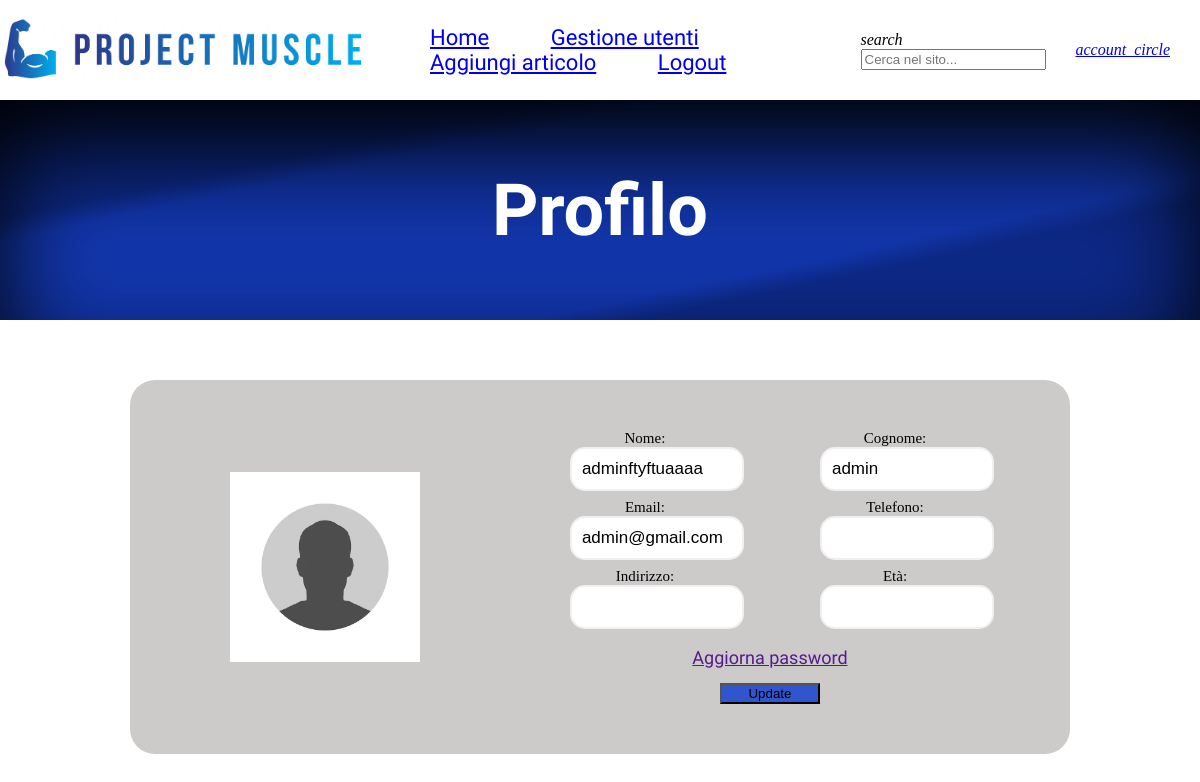
Page /php/user/show_profile.php (signed in) on the committed database.
### tables this page shows
CREATE TABLE `users` (
  `id` int(4) NOT NULL,
  `nome` varchar(30) NOT NULL,
  `cognome` varchar(30) NOT NULL,
  `email` varchar(100) NOT NULL,
  `password` varchar(150) NOT NULL,
  `registration_date` timestamp NOT NULL DEFAULT current_timestamp(),
  `admin` tinyint(1) NOT NULL,
  `rememberMeToken` varchar(150) DEFAULT NULL,
  `cookie_expiration` date DEFAULT NULL,
  `telefono` varchar(10) DEFAULT NULL,
  `indirizzo` varchar(150) DEFAULT NULL,
  `eta` varchar(3) DEFAULT NULL
);

### php/utility/query.php (called while the page is built, shortened)
<?php
require_once '../utility/utils.php';
function genericSelect($table, $select_Columns, $where, $toBind, $con)
{
    $query = "SELECT " . implode(", ", $select_Columns) . " FROM " . $table;
    $query = isset($where) ? ($query . " WHERE " . $where) : $query;
    $stmt = mysqli_prepare($con, $query);
    if (!empty($toBind)) {
        $values = array_values($toBind);
        $types = getTypes($values);
        check_mysqliFunction(mysqli_stmt_bind_param($stmt, $types, ...$values), $con, 'bind', $query);
    }
    check_mysqliFunction(mysqli_stmt_execute($stmt), $con, 'execute', $query);
    $result = mysqli_stmt_get_result($stmt);
    if ($result && mysqli_num_rows($result) > 0) {
        $rows = [];
        while ($row = mysqli_fetch_array($result)) {
            $rows[] = $row;
        }
        if (count($rows) == 1)
            return $rows[0];
        else return $rows;
    }
    return null;
}

### php/utility/utils.php (called while the page is built, shortened)
<?php
function getTypes($valori){
    $tipi = '';
    foreach ($valori as $valore) {
        if (is_int($valore)) {
            $tipi .= 'i';
        } elseif (is_float($valore)) {
            $tipi .= 'd';
        } elseif (is_bool($valore)) {
            $tipi .= 'i';
        } else {
            $tipi .= 's';
        }
    }
    return $tipi;
}
?>

### php/user/show_profile.php (the view, shortened to what this page needs)
<?php
require_once '../structure/header.php';
try {
    $valuesToSelect = ["nome", "cognome", "email", "telefono", "indirizzo", "eta"];
    $row = genericSelect("users", $valuesToSelect, "email=?", [$_SESSION["email"]], $con);
} catch (Exception $e) {
    $_SESSION["error_message"] = "Qualcosa è andato storto...Riprova pià tardi";
    header("Location: ../structure/index.php");
    error_log("Failed to search user data from the database: " . $e->getMessage() . "\n", 3, "error.log");
}
?>
<div class="container">
    <div class="profile">
        <div class="profile_image"></div>
        <div class="profile_info">
            <form action="update_profile.php" method="post" id="updateProfile" novalidate>
                <div class="columns">
                    <div class="col1">
                        <div class="input-control2">
                            <label for="firstname">Nome:</label>
                            <input type="text" id="firstname" name="firstname" value=<?php echo htmlspecialchars($row["nome"]) ?>>
                        </div>
                        <div class="input-control2">
                            <label for="email" class="label">Email:</label>
                            <input type="email" id="email" name="email" value=<?php echo htmlspecialchars($row["email"]) ?>>
                        </div>
                        <div class="input-control2">
                            <label for="address" class="label">Indirizzo:</label>
                            <input type="text" id="address" name="address" value=<?php echo isset($row["indirizzo"]) ? htmlspecialchars($row["indirizzo"]) : null ?>>
                        </div>
                    </div>
                    <div class="col2">
                        <div class="input-control2">
                            <label for="lastname" class="label">Cognome:</label>
                            <input type="text" id="lastname" name="lastname" value=<?php echo htmlspecialchars($row["cognome"]) ?>>
                        </div>
                        <div class="input-control2">
                            <label for="phone" class="label">Telefono:</label>
                            <input type="text" id="phone" name="phone" value=<?php echo isset($row["telefono"]) ? htmlspecialchars($row["telefono"]) : null ?>>
                        </div>
                        <div class="input-control2">
                            <label for="age" class="age">Età:</label>
                            <input type="text" id="age" name="age" value=<?php echo isset($row["eta"]) ? htmlspecialchars($row["eta"]) : null ?>>
                        </div>
                    </div>
                </div>
                <div id="editPass"> <a href=""> Aggiorna password </a></div>
                <button id="submit_button_profile" type="submit">Update</button>
            </form>
        </div>
    </div>
</div>

### css/stile.css (style rules this page uses)
html { width: 100%; }
body { margin: 0 auto; width: 100%; background-color: #ffffff; }
.container { display: flex; justify-content: center; align-items: center; text-align: center; }
:is(.button,button):after { all: unset; }

### css/form_style.css (style rules this page uses)
.input-control2 { display: flex; flex-direction: column; }
.input-control2 label { font-size: 15px; }
.input-control2 input { border: 2px solid #f0f0f0; border-radius: 15px; display: block; margin-bottom: 8px; font-size: 17px; padding: 10px; width: 100%; }
#submit_button_profile { background-color: #3155cd; width: 100px; margin-top: 15px; }
#editPass { color: #173aae; font-family: 'Roboto Condensed', sans-serif; margin-top: 10px; font-size: 18px; }
#updateProfile { margin-left: 100px; }
.profile { display: flex; align-items: center; padding: 50px; margin: 60px 0px; background-color: #cdcaca; border-radius: 25px; width: 70%; }
.profile_image { background-image: url('../images/profile.jpg'); height: 250px; width: 250px; background-size: contain; background-repeat: no-repeat; background-position: center; margin-left: 50px; }
.columns { display: flex; flex-direction: row; }
.col1, .col2 { padding : 0px 50px 0px 50px; }

### rows in the picture
users: firstname "adminftyftuaaaa", email "admin@gmail.com", lastname "admin"
